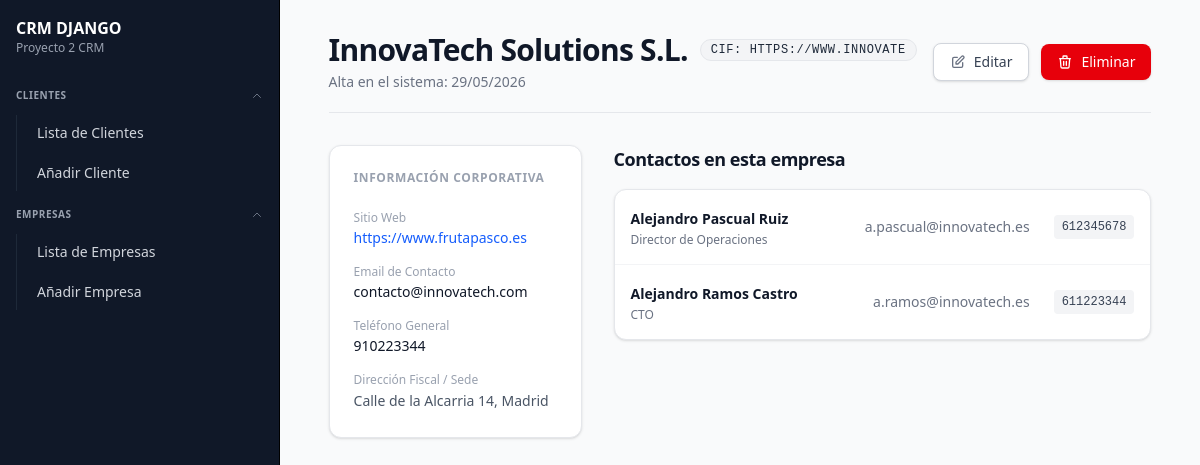
/empresas/detalle/1 (signed in), run on an earlier commit of the app's database.
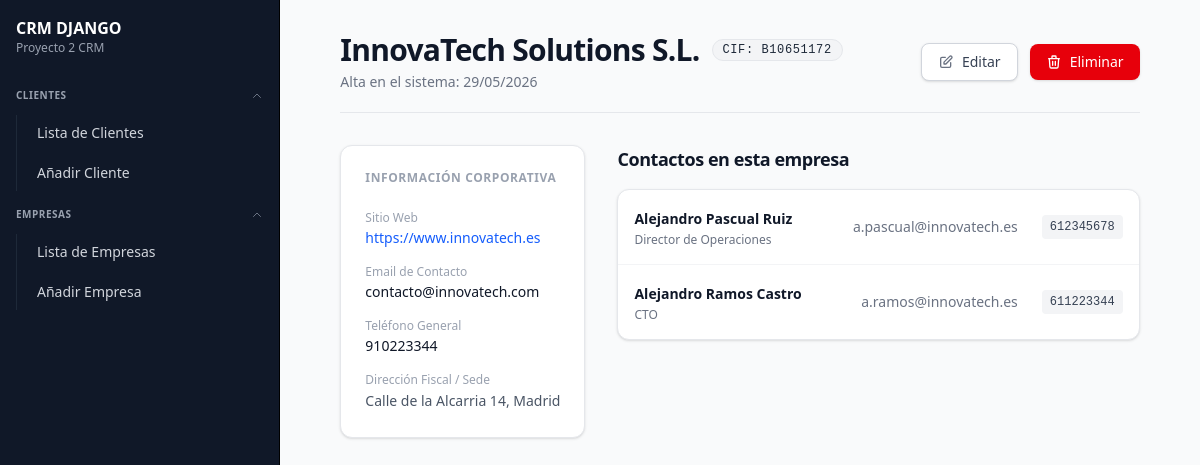
And on a later commit of the database.
### crm/models/company_model.py (models this page shows, shortened)
class Company(models.Model):
    name = models.CharField(max_length=100, verbose_name='Nombre de la Empresa')
    email = models.EmailField(verbose_name='Email')
    phone = models.CharField(max_length=20, verbose_name='Teléfono')
    address = models.CharField(max_length=200, verbose_name='Dirección')
    website = models.URLField(verbose_name='Sitio Web')
    created_at = models.DateTimeField(auto_now_add=True, verbose_name='Fecha de Creación')
    cif = models.CharField(max_length=20, unique=True, verbose_name='CIF')
    class Meta:
        verbose_name = 'Empresa'
        verbose_name_plural = 'Empresas'

### crm/models/client_model.py (models this page shows, shortened)
class Client(models.Model):
    company = models.ForeignKey('Company', on_delete=models.CASCADE, related_name='clients', verbose_name='Empresa')
    commercial = models.ForeignKey(User, on_delete=models.SET_NULL, null=True, related_name='clients', verbose_name='Comercial')
    first_name = models.CharField(max_length=100, verbose_name='Nombre')
    last_name = models.CharField(max_length=100, verbose_name='Apellido')
    email = models.EmailField(verbose_name='Email')
    phone = models.CharField(max_length=20, verbose_name='Teléfono')
    position = models.CharField(max_length=200, blank=True, verbose_name='Cargo')
    created_at = models.DateTimeField(auto_now_add=True, verbose_name='Fecha de Creación')
    updated_at = models.DateTimeField(auto_now=True, verbose_name='Fecha de Actualización')
    class Meta:
        verbose_name = 'Cliente'
        verbose_name_plural = 'Clientes'

### crm/views/company_views.py (the view)
# urls.py: path('empresas/detalle/<pk>', CompanyDetailView.as_view(), name='detalle-empresa'),
@method_decorator(login_required, name='dispatch')
class CompanyDetailView(DetailView):
    model = Company
    template_name = 'companies/company_detail.html'
    context_object_name = 'company'

### crm_django/templates/companies/company_detail.html (shortened to what this page needs)
{% extends "general/layout.html" %}
{% block page_content %}
<div class="max-w-6xl mx-auto space-y-8">
    <div class="flex flex-col md:flex-row md:items-center md:justify-between border-b border-gray-200 pb-5 gap-4">
        <div>
            <div class="flex items-center gap-3">
                <h1 class="text-3xl font-bold text-gray-900 tracking-tight">
                    {{ company.name }}
                </h1>
                <span class="inline-flex items-center px-2.5 py-0.5 rounded-full text-xs font-medium bg-gray-100 text-gray-800 border border-gray-200 uppercase tracking-wider font-mono">
                    CIF: {{ company.cif }}
                </span>
            </div>
            <p class="text-sm text-gray-500 mt-1">Alta en el sistema: {{ company.created_at|date:"d/m/Y" }}</p>
        </div>
        <div class="flex items-center gap-3">
            <a href="{% url "editar-empresa" company.pk %}" class="inline-flex items-center justify-center px-4 py-2 text-sm font-medium text-gray-700 bg-white border border-gray-300 rounded-lg hover:bg-gray-50 transition-colors shadow-sm gap-2">
                Editar
            </a>
            <a href="#" class="inline-flex items-center justify-center px-4 py-2 text-sm font-medium text-white bg-red-600 rounded-lg hover:bg-red-700 transition-colors shadow-sm gap-2">
                Eliminar
            </a>
        </div>
    </div>
    <div class="grid grid-cols-1 lg:grid-cols-3 gap-8">
        <div class="lg:col-span-1 bg-white border border-gray-200 rounded-xl shadow-sm p-6 space-y-6 h-fit">
            <h3 class="text-xs font-semibold text-gray-400 uppercase tracking-wider">Información Corporativa</h3>
            <div class="space-y-4">
                <div>
                    <label class="block text-xs font-medium text-gray-400">Sitio Web</label>
                    <a href="{{ company.website }}" target="_blank" class="text-sm font-medium text-blue-600 hover:text-blue-700 hover:underline block mt-0.5 break-all">
                        {{ company.website }}
                    </a>
                </div>
                <div>
                    <label class="block text-xs font-medium text-gray-400">Email de Contacto</label>
                    <span class="text-sm font-medium text-gray-900 block mt-0.5 break-all">{{ company.email }}</span>
                </div>
                <div>
                    <label class="block text-xs font-medium text-gray-400">Teléfono General</label>
                    <span class="text-sm font-medium text-gray-900 block mt-0.5">{{ company.phone }}</span>
                </div>
                <div>
                    <label class="block text-xs font-medium text-gray-400">Dirección Fiscal / Sede</label>
                    <span class="text-sm font-medium text-gray-600 block mt-0.5 leading-relaxed">{{ company.address }}</span>
                </div>
            </div>
        </div>
        <div class="lg:col-span-2 space-y-4">
            <h3 class="text-lg font-bold text-gray-900 tracking-tight mb-4">Contactos en esta empresa</h3>
            {% if company.clients.all %}
                <div class="bg-white border border-gray-200 rounded-xl shadow-sm overflow-hidden">
                    <ul class="divide-y divide-gray-100">
                        {% for client in company.clients.all %}
                            <li class="p-4 hover:bg-gray-50 transition-colors">
                                <div class="flex items-center justify-between gap-4">
                                    <div>
                                        <a href="{% url 'detalle-cliente' client.pk %}" class="text-sm font-bold text-gray-900 hover:text-blue-600 transition-colors">
                                            {{ client.first_name }} {{ client.last_name }}
                                        </a>
                                        <p class="text-xs text-gray-500 mt-0.5">{{ client.position|default:"Sin cargo definido" }}</p>
                                    </div>
                                    <div class="flex items-center gap-6 text-sm text-gray-500">
                                        <span class="hidden sm:inline">{{ client.email }}</span>
                                        <span class="font-mono text-xs bg-gray-100 px-2 py-1 rounded text-gray-700">{{ client.phone|default:"—" }}</span>
                                    </div>
                                </div>
                            </li>
                        {% endfor %}
                    </ul>
                </div>
            {% endif %}
        </div>
    </div>
</div>
{% endblock %}

### crm_django/templates/general/layout.html (shortened to what this page needs)
<!DOCTYPE html>
<html lang="es">
<head>
    <script src="https://cdn.jsdelivr.net/npm/@tailwindcss/browser@4"></script>
</head>
<body class="flex h-screen bg-gray-50 overflow-hidden">
    {% include "_includes/_sidebar.html" %}
    <div class="flex-1 flex flex-col min-w-0 h-screen overflow-y-auto p-8">
    {% block page_content %}{% endblock page_content %}
    </div>
</body>
</html>

### crm_django/templates/_includes/_sidebar.html
<aside class="w-[280px] h-screen bg-gray-900 border-r border-outline-variant flex flex-col flex-shrink-0">
    <div>
        <h1 class="text-white pl-4 pt-4 font-bold"><a href="{% url 'home' %}">CRM DJANGO</a></h1>
        <p class="text-gray-400 pl-4 text-xs">Proyecto 2 CRM</p>
    </div>
    <nav class="mt-6 space-y-2">
        <details class="group px-4" open>
            <summary class="flex items-center justify-between text-[10px] font-semibold text-gray-400 uppercase
            tracking-wider cursor-pointer list-none py-2 hover:text-white transition-colors">
                <span>Clientes</span>
                <svg class="w-3 h-3 text-gray-500 group-open:rotate-180 transition-transform" fill="none" stroke="currentColor" viewBox="0 0 24 24" xmlns="http://www.w3.org/2000/svg">
                    <path stroke-linecap="round" stroke-linejoin="round" stroke-width="2" d="M19 9l-7 7-7-7"></path>
                </svg>
            </summary>
            <ul class="text-white flex flex-col gap-1 mt-1 pl-2 border-l border-gray-800">
                <li>
                    <a class="block w-full py-2 px-3 rounded-md hover:bg-white/10 transition-colors text-sm text-gray-300 hover:text-white" href="{% url 'clientes' %}">
                        Lista de Clientes
                    </a>
                </li>
                <li>
                    <a class="block w-full py-2 px-3 rounded-md hover:bg-white/10 transition-colors text-sm text-gray-300 hover:text-white" href="{% url 'crear-cliente' %}">
                        Añadir Cliente
                    </a>
                </li>
            </ul>
        </details>
        <details class="group px-4" open>
            <summary class="flex items-center justify-between text-[10px] font-semibold text-gray-400 uppercase
                tracking-wider cursor-pointer list-none py-2 hover:text-white transition-colors">
                <span>Empresas</span>
                <svg class="w-3 h-3 text-gray-500 group-open:rotate-180 transition-transform" fill="none" stroke="currentColor" viewBox="0 0 24 24" xmlns="http://www.w3.org/2000/svg">
                    <path stroke-linecap="round" stroke-linejoin="round" stroke-width="2" d="M19 9l-7 7-7-7"></path>
                </svg>
            </summary>
            <ul class="text-white flex flex-col gap-1 mt-1 pl-2 border-l border-gray-800">
                <li>
                    <a class="block w-full py-2 px-3 rounded-md hover:bg-white/10 transition-colors text-sm text-gray-300 hover:text-white" href="{% url "empresas" %}">
                        Lista de Empresas
                    </a>
                </li>
                <li>
                    <a class="block w-full py-2 px-3 rounded-md hover:bg-white/10 transition-colors text-sm text-gray-300 hover:text-white" href="{% url "crear-empresa" %}">
                        Añadir Empresa
                    </a>
                </li>
            </ul>
        </details>
    </nav>
</aside>

What changed in the data, as far as the page shows it:
changed Company "InnovaTech Solutions S.L.": cif "HTTPS://WWW.INNOVATE" → "B10651172"; website "https://www.frutapasco.es" → "https://www.innovatech.es"
